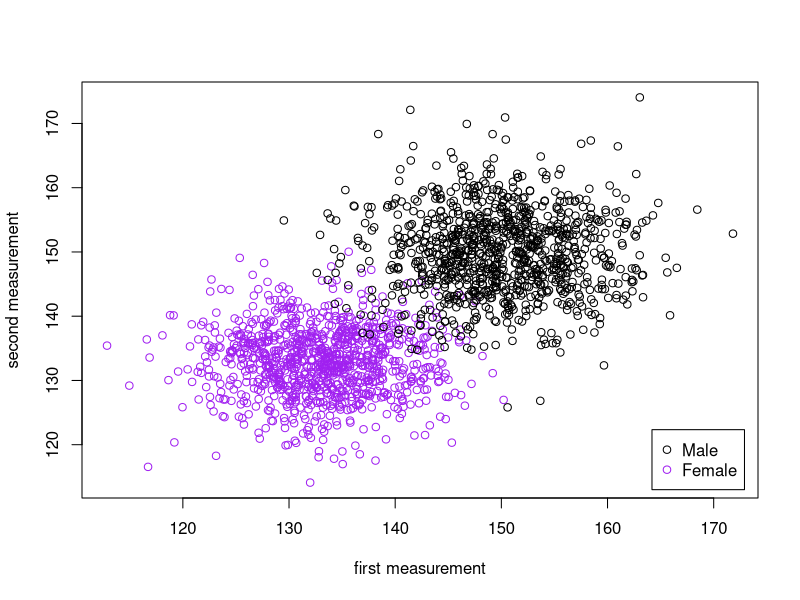
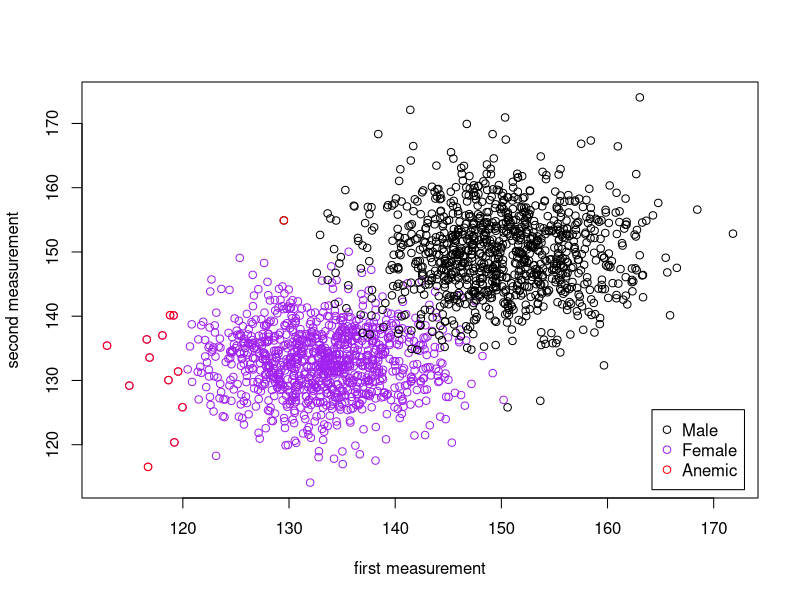
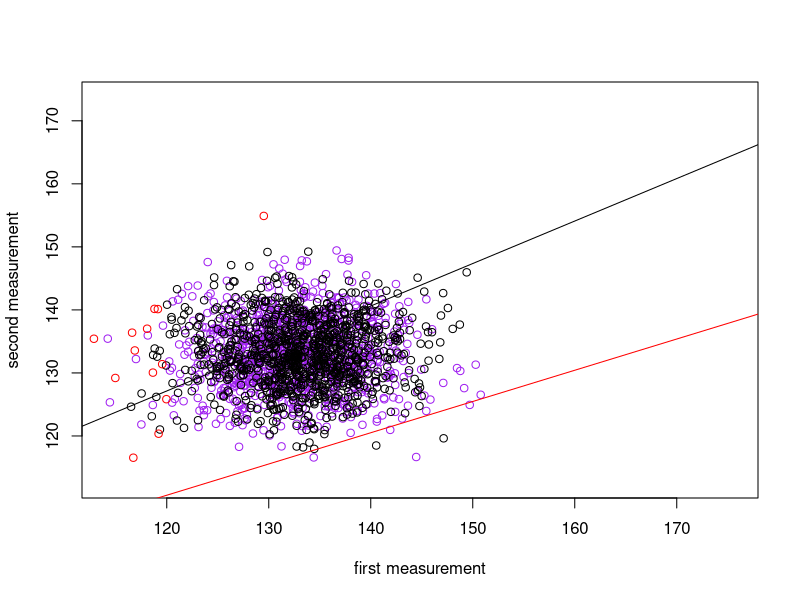
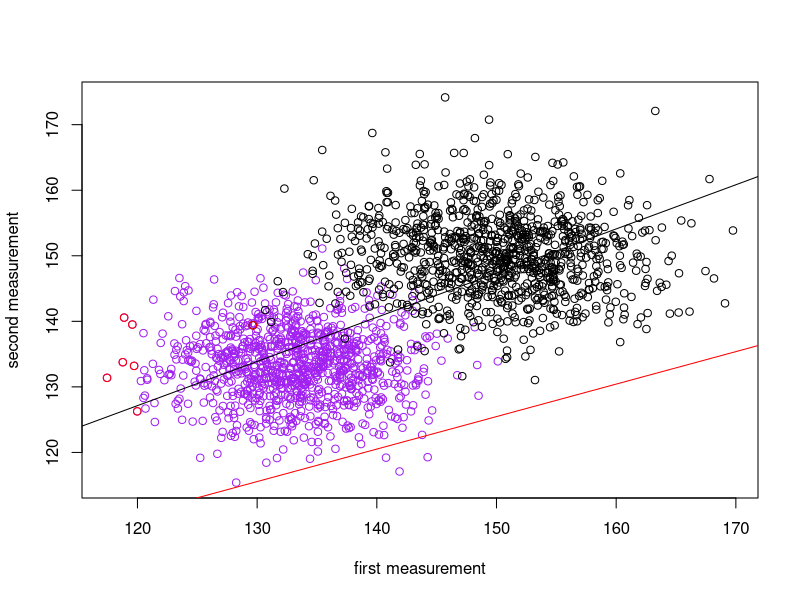
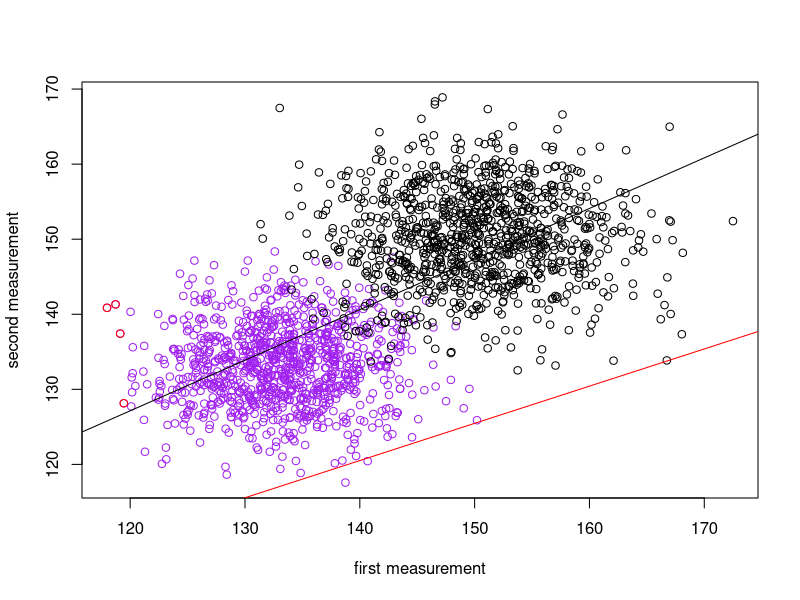
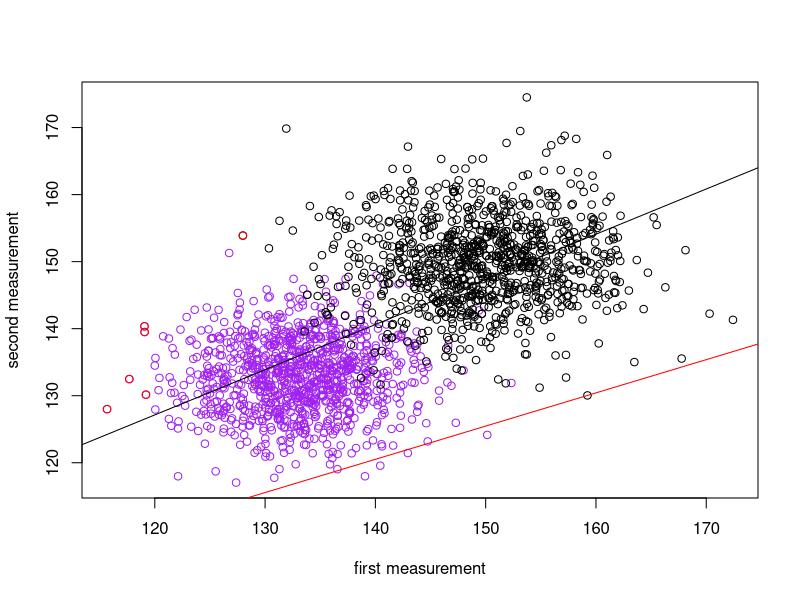

The R script that drew these images, in order:
## ---- chunk 1
rbccF <- function(n){
  #1st measurement
  m_1 <- rnorm(n, 133, 5)+ rnorm(n,0,2)
  #2nd measurement
  m_2 <- rnorm(n, 133, 5)+ rnorm(n,0,2)
  m <-cbind(m_1, m_2)
  return(m)
}
## ---- chunk 2
rbccM <- function(n){
  m_1 <- rnorm(n, 150, 6)+ rnorm(n,0,2)
  m_2 <- rnorm(n, 150, 6)+ rnorm(n,0,2)
  m <-cbind(m_1, m_2)
  return(m)
}
## ---- chunk 3
rbccT <- function(n){
  male <- rbccM(n)
  female <- rbccF(n)
  return(rbind(female, male))
}
## ---- chunk 4
B <- rbccT(1000)
## ---- chunk 5
plot(B[1:1000,1], B[1:1000,2], xlab="first measurement", ylab="second measurement", col="purple", xlim=c(min(B[,1]), max(B[,1])), ylim=c(min(B[,2]), max(B[,2])))
points(B[1001:2000,1], B[1001:2000,2], col="black")
# Add a legend to the graph
legend("bottomright", c("Male","Female"), pch=1, col = c("black","purple"),
inset = 0.02)
## ---- chunk 6
#select eligible females
B1_F <- B[1:1000,][B[1:1000,1]<120,]
#select eligible males
B1_M <- B[1001:2000,][B[1001:2000,1]<130,]
#bind them together
B1 <- rbind(B1_F,B1_M)
## ---- chunk 7
plot(B[1:1000,1], B[1:1000,2], xlab="first measurement", ylab="second measurement", col="purple", xlim=c(min(B[,1]), max(B[,1])), ylim=c(min(B[,2]), max(B[,2])))
points(B[1001:2000,1], B[1001:2000,2], col="black")
points(B1[,1], B1[,2], col="red")
# Add a legend to the graph
legend("bottomright", c("Male","Female", "Anemic"), pch=1, col = c("black","purple", "red"),
inset = 0.02)
## ---- chunk 8
cor(B[,1],B[,2])
B <- rbccT(10000)
cor(B[,1],B[,2])
B <- rbccT(10000)
cor(B[,1],B[,2])
B <- rbccT(10000)
cor(B[,1],B[,2])
B <- rbccT(10000)
cor(B[,1],B[,2])
cor(B[,1],B[,2])
B <- rbccT(10000)
cor(B[,1],B[,2])
B <- rbccT(10000)
cor(B[,1],B[,2])
B <- rbccT(10000)
cor(B[,1],B[,2])
B <- rbccT(10000)
cor(B[,1],B[,2])
## ---- chunk 9
lm(B[,1]~B[,2])
lm(B1[,1]~B1[,2])
## ---- chunk 10
plot(B[1:1000,1], B[1:1000,2], xlab="first measurement", ylab="second measurement", col="purple", xlim=c(min(B[,1]), max(B[,1])), ylim=c(min(B[,2]), max(B[,2])))
points(B[1001:2000,1], B[1001:2000,2], col="black")
points(B1[,1], B1[,2], col="red")
abline(46.2743, 0.6739)
abline(51.1323,0.4956, col="red")
## ---- chunk 11
B <- rbccT(1000)
#select eligible females
B1_F <- B[1:1000,][B[1:1000,1]<120,]
#select eligible males
B1_M <- B[1001:2000,][B[1001:2000,1]<130,]
#bind them together
B1 <- rbind(B1_F,B1_M)
plot(B[1:1000,1], B[1:1000,2], xlab="first measurement", ylab="second measurement", col="purple", xlim=c(min(B[,1]), max(B[,1])), ylim=c(min(B[,2]), max(B[,2])))
points(B[1001:2000,1], B[1001:2000,2], col="black")
points(B1[,1], B1[,2], col="red")
abline(46.2743, 0.6739)
abline(51.1323,0.4956, col="red")
## ---- chunk 12
B <- rbccT(1000)
#select eligible females
B1_F <- B[1:1000,][B[1:1000,1]<120,]
#select eligible males
B1_M <- B[1001:2000,][B[1001:2000,1]<130,]
#bind them together
B1 <- rbind(B1_F,B1_M)
plot(B[1:1000,1], B[1:1000,2], xlab="first measurement", ylab="second measurement", col="purple", xlim=c(min(B[,1]), max(B[,1])), ylim=c(min(B[,2]), max(B[,2])))
points(B[1001:2000,1], B[1001:2000,2], col="black")
points(B1[,1], B1[,2], col="red")
abline(46.2743, 0.6739)
abline(51.1323,0.4956, col="red")
## ---- chunk 13
B <- rbccT(1000)
#select eligible females
B1_F <- B[1:1000,][B[1:1000,1]<120,]
#select eligible males
B1_M <- B[1001:2000,][B[1001:2000,1]<130,]
#bind them together
B1 <- rbind(B1_F,B1_M)
plot(B[1:1000,1], B[1:1000,2], xlab="first measurement", ylab="second measurement", col="purple", xlim=c(min(B[,1]), max(B[,1])), ylim=c(min(B[,2]), max(B[,2])))
points(B[1001:2000,1], B[1001:2000,2], col="black")
points(B1[,1], B1[,2], col="red")
abline(46.2743, 0.6739)
abline(51.1323,0.4956, col="red")
## ---- chunk 14
abs(sum(B[,1])/nrow(B)-sum(B[,2])/nrow(B))
abs(sum(B1[,1])/nrow(B1)-sum(B1[,2])/nrow(B1))
## ---- chunk 15
B_diff <- vector()
for (i in 1:25) {
  B <- rbccT(1000)
  B_diff <- c(B_diff,abs(sum(B[,1])/nrow(B)-sum(B[,2])/nrow(B)))
  }
print(B_diff)
## ---- chunk 16
B1_diff <- vector()
for (i in 1:25){
  B <- rbccT(1000)
  #select eligible females
  B1_F <- B[1:1000,][B[1:1000,1]<120,]
  #select eligible males
  B1_M <- B[1001:2000,][B[1001:2000,1]<130,]
  #bind them together
  B1 <- rbind(B1_F,B1_M)
  B1_diff <-c(B1_diff, abs(sum(B1[,1])/nrow(B1)-sum(B1[,2])/nrow(B1)))
}
print(B1_diff)
## ---- chunk 17
B <- rbccT(10000)
  
#select eligible females
B1_F <- B[1:10000,][B[1:10000,1]<120,]
#select eligible males
B1_M <- B[1001:20000,][B[1001:20000,1]<130,]
#bind them together
B1 <- rbind(B1_F,B1_M)
  
abs(sum(B[1:50,1])-sum(B[1:50,2]))/50
abs(sum(B1[1:50,1])-sum(B1[1:50,2]))/50
